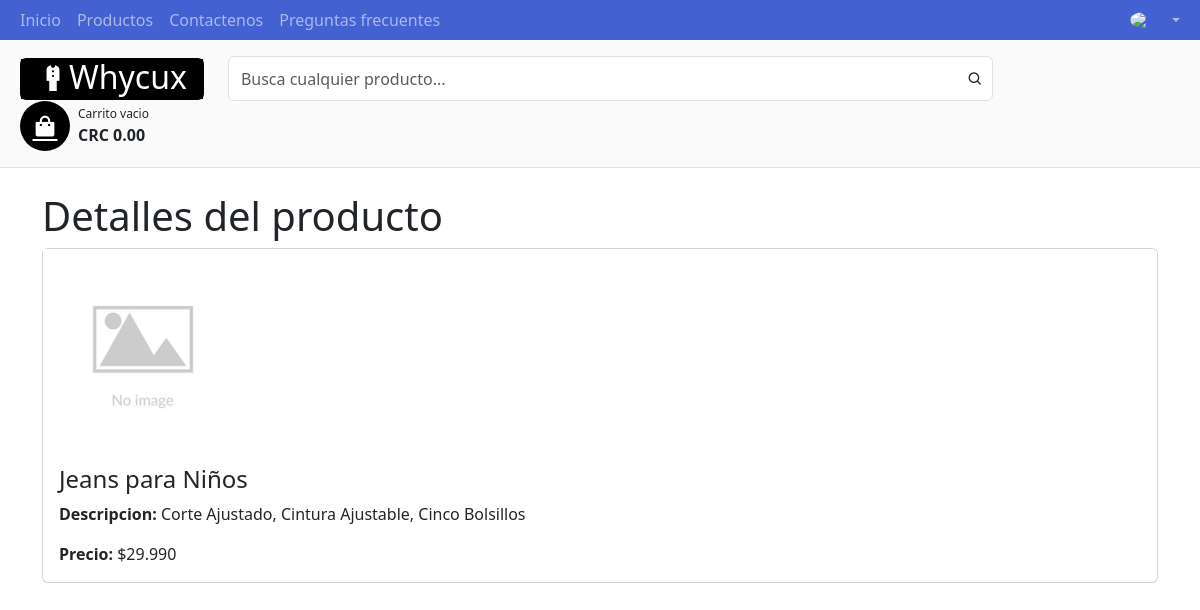
Screenshot of /single_product.php?id=3 with the database file from the repository.
### tables this page shows
CREATE TABLE products (
    product_id INT(11) NOT NULL AUTO_INCREMENT,
    name VARCHAR(255) NOT NULL,
    description TEXT,
    price DECIMAL(10, 3) NOT NULL,
    category_id INT(11),
    image VARCHAR(255) DEFAULT 'assets/no_image.png',
    PRIMARY KEY (product_id)
);

### DAL/products.php (called while the page is built, shortened)
<?php
function getProductById($id)
{
    $connection = Conecta();
    $response = $connection->query("select * from products where product_id = '$id'");
    return $response;
}

### single_product.php (the view, shortened to what this page needs)
<!DOCTYPE html>
<html>
<head>
    <link rel="stylesheet" href="vendor/twbs/bootstrap/dist/css/bootstrap.min.css">
    <link href="https://cdn.jsdelivr.net/npm/bootstrap@5.3.0-alpha2/dist/css/bootstrap.min.css" rel="stylesheet">
    <link href="https://cdn.jsdelivr.net/npm/boxicons@latest/css/boxicons.min.css" rel="stylesheet">
    <link rel="stylesheet" type="text/css" href="style.css">
    <link rel="stylesheet" type="text/css" href="components/navbar/navbar.css">
</head>
<body>
    <?php
    include 'components/navbar/navbar.php';
    ?>
    <br>
    <div class="container">
        <h1>Detalles del producto</h1>
        <?php
        require_once 'DAL/products.php';
        $id = $_GET['id'];
        $result = getProductById($id);
        if ($result->num_rows > 0) {
            while ($row = $result->fetch_assoc()) {
                echo '<div class="card">';
                echo '<img width="200px" style="max-height:300px;" src="' . $row['image'] . '">';
                echo '<div class="card-body">';
                echo '<h4 class="card-title">' . $row['name'] . '</h4>';
                echo '<p class="card-text"><strong>Descripcion: </strong>' . $row['description'] . '</p>';
                echo '<p class="card-text"><strong>Precio:</strong> $' . $row['price'] . '</p>';
                echo '</div>';
                echo '</div>';
            }
        } else {
            echo '<p>Producto no encontrado</p>';
        }
        ?>
    </div>
</body>
</html>

### style.css (style rules this page uses)
body { background-color: rgb(250, 250, 250); }

### rows the page displays
products: image (placeholder picture), name "Jeans para Niños", description "Corte Ajustado, Cintura Ajustable, Cinco Bolsillos", price "29.990"
